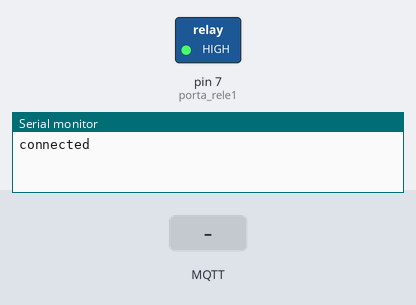
This sketch was run on a simulated Arduino Uno, built for the host (arithmetic inside an expression is 32-bit, double 64-bit). Parts: switched loads named in the sketch (green lamp = pin HIGH), the last lines printed to the serial monitor. The inputs (shaded band) are chosen by the test bench. WiFi joins after 1.5 s; servers stay silent unless stated; no MQTT or app messages arrive unless stated.

Above: at 2.7 s.
2.8 s: MQTT message "1" arrives on the first subscribed topic
At 3.5 s:
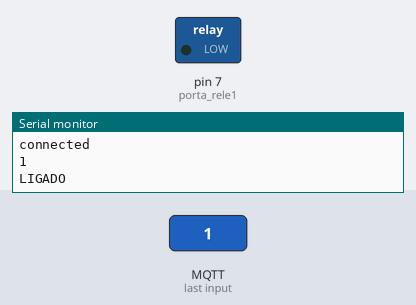
4.3 s: MQTT message "0" arrives on the first subscribed topic
At 4.7 s:
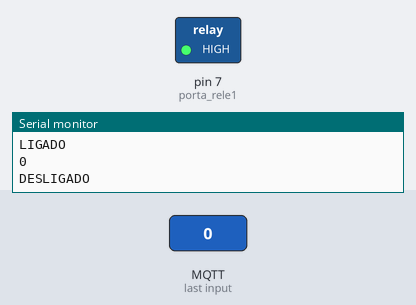
Timing chart, 0 to 7.3 s (numbered marks = the images above; inputs shaded):
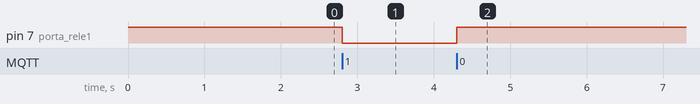

Measured:
- after the input at 2.8 s, pin 7 (porta_rele1): HIGH → LOW at once
- after the input at 4.3 s, pin 7 (porta_rele1): LOW → HIGH at once

The sketch:

main.ino
```cpp
//Terceira versão

#include <SPI.h>
#include <Ethernet.h>
#include <PubSubClient.h>


byte mac[]    = {  0xDE, 0xED, 0xBA, 0xFE, 0xFE, 0xED };
//IPAddress ip(172, 16, 0, 100); // endereço do gateway
//IPAddress server(172, 16, 1, 62); //endereço do computador
char server[] = "m14.cloudmqtt.com";
//Porta ligada ao pino IN1 do modulo
int porta_rele1 = 7;

void callback(char* topic, byte* payload, unsigned int length);


EthernetClient ethClient;
PubSubClient client(server,1883,callback,ethClient);

void setup()
{
  Serial.begin(115200);
  //Define pinos para o rele como saida
  pinMode(porta_rele1, OUTPUT);
  digitalWrite(porta_rele1, HIGH); //Desliga rele 1

  client.setServer(server,17676);
  client.setCallback(callback);

  // Ethernet.begin(mac,ip); // Se falhar configura o IP para um ip vazio na rede!
 // Inicia a Conexão Ethernet em modo DHCP:
     if (Ethernet.begin(mac) == 0) {

     Serial.println("Failed to configure Ethernet using DHCP");

    }

}

void callback(char* topic, byte* payload, unsigned int length) {
String msg; //String que vai receber a mensagem do tópico

  for (int i=0;i<length;i++) {
    char c= (char)payload[i];
    msg+= c;
    Serial.print((char)payload[i]);
  }
  Serial.println();

  //dependendo do conteúdo da mensagem realiza uma ação
  if (msg.equals("1")){
    //aqui coloca comando para ligar o relé
      digitalWrite(porta_rele1, LOW);
      Serial.println("LIGADO");
      client.publish("Cafe","LIGADO");

    }

   if (msg.equals("0")){
    //aqui coloca o comando pra desligar
     digitalWrite(porta_rele1, HIGH); //Desliga rele 1
     Serial.println("DESLIGADO");
     client.publish("Cafe","DESLIGADO");
    }

}

void loop()
{

  if(!client.connected()){
    client.connect("arduinoClient","qiahkics","mxmKGjKQtj4X");
      Serial.println("connected");
      // Once connected, publish an announcement...
      client.publish("Cafe","Start");
      // ... and resubscribe
      client.subscribe("Cafe");

    }
  client.loop();
}
```
